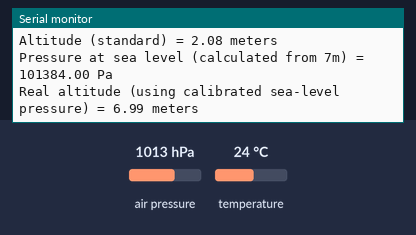
A sketch run on a simulated Arduino Uno, built with avr-gcc and run on an emulated ATmega328P. On the bench: the last lines printed to the serial monitor. The inputs (shaded band) are chosen by the test bench; at power-on: air pressure 1013 hPa, temperature 24 °C.

Above: at 1.2 s.
1.3 s: air pressure set to 952 hPa
At 2.9 s:
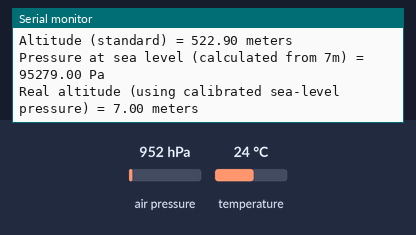
3.6 s: temperature set to 12 °C
At 4.48 s:
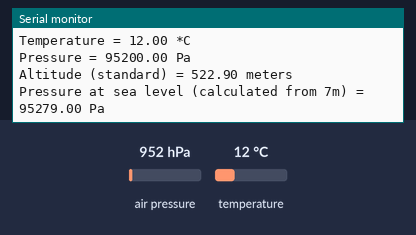
5.9 s: air pressure set to 975 hPa
At 7.0 s:
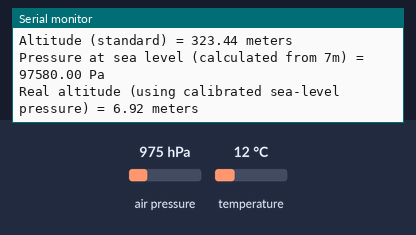
Timing chart, 0 to 8.9 s (numbered marks = the images above; inputs shaded):
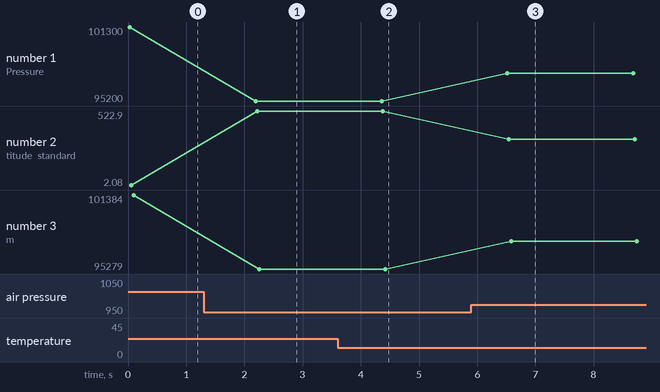

The sketch:

BMP085.ino
```cpp
#include <Wire.h>
#include <Adafruit_BMP085.h>

// Create an instance of the sensor
Adafruit_BMP085 bmp;

void setup() {
  Serial.begin(9600);

  if (!bmp.begin()) {
    Serial.println("Could not find a valid BMP085 sensor, check wiring!");
    while (1) {} // Stop the program if sensor isn't found
  }
}

void loop() {
  // Read sensor values
  float temperature = bmp.readTemperature();
  float pressure = bmp.readPressure();
  float altitude_std = bmp.readAltitude(); // Using standard sea-level pressure
  float seaLevelPressure = bmp.readSealevelPressure(7.0); // Chennai altitude ~7 meters
  float realAltitude = bmp.readAltitude(seaLevelPressure); // More accurate altitude using calculated sea-level pressure

  // Print all values
  Serial.print("Temperature = ");
  Serial.print(temperature);
  Serial.println(" *C");

  Serial.print("Pressure = ");
  Serial.print(pressure);
  Serial.println(" Pa");

  Serial.print("Altitude (standard) = ");
  Serial.print(altitude_std);
  Serial.println(" meters");

  Serial.print("Pressure at sea level (calculated from 7m) = ");
  Serial.print(seaLevelPressure);
  Serial.println(" Pa");

  Serial.print("Real altitude (using calibrated sea-level pressure) = ");
  Serial.print(realAltitude);
  Serial.println(" meters");

  Serial.println();
  delay(2000); // Wait 2 seconds between readings
}
```

Measured:
- after the input at 1.3 s, the serial monitor: prints a new line after 0.89 s (image 1)
- after the input at 3.6 s, the serial monitor: prints a new line after 0.73 s (image 2)
- after the input at 5.9 s, the serial monitor: prints a new line after 0.62 s (image 3)
- plotted number 1: 101300 → 95200 after the input at 1.3 s, 95200 → 97500 after the input at 5.9 s
- plotted number 2: 2.08 → 522.9 after the input at 1.3 s, 522.9 → 323.44 after the input at 5.9 s
- plotted number 3: 101384 → 95279 after the input at 1.3 s, 95279 → 97580 after the input at 5.9 s
